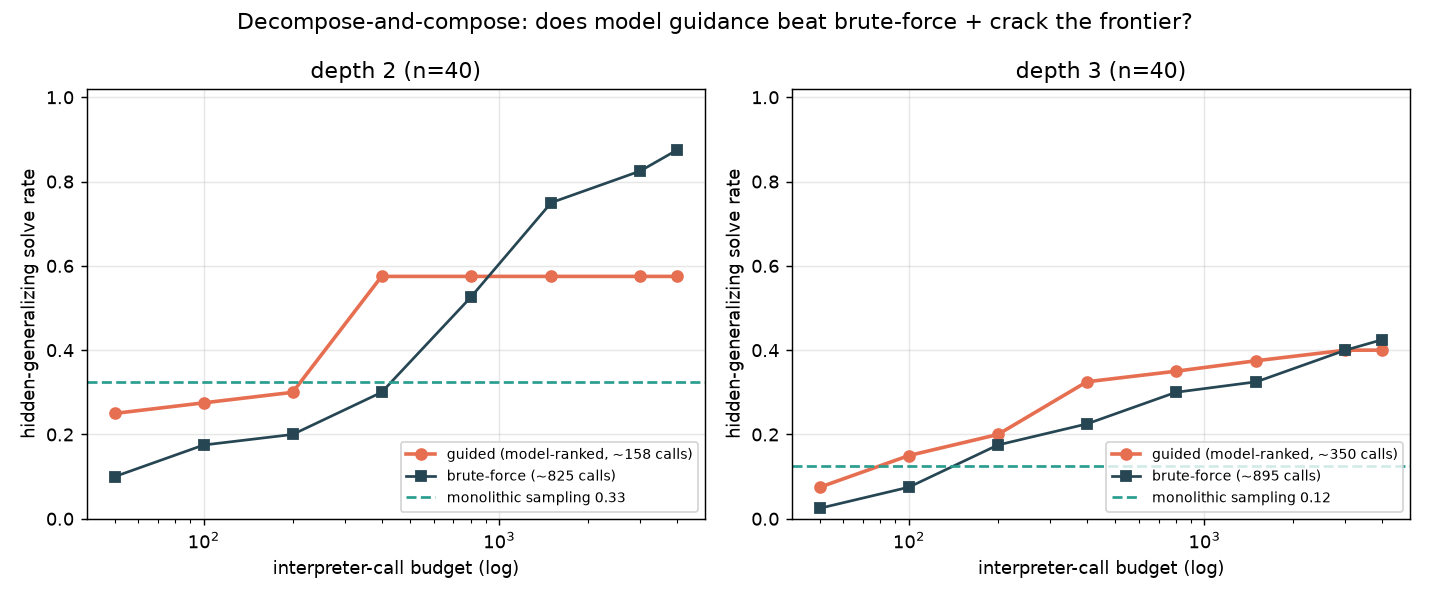

Write the Python code that produced this figure.
#!/usr/bin/env python3
"""Solve-rate vs interpreter-call-budget: model-guided decompose vs brute-force, with the monolithic
(sampling) frontier baseline, by depth."""
from __future__ import annotations

import json
from pathlib import Path

EXP = Path(__file__).resolve().parents[1]


def main():
    s = json.loads((EXP / "runs" / "search_summary.json").read_text())
    depths = s["depths"]
    budgets = s["budgets"]
    import matplotlib
    matplotlib.use("Agg")
    import matplotlib.pyplot as plt
    fig, axes = plt.subplots(1, len(depths), figsize=(5.5 * len(depths), 4.6), squeeze=False)
    for ax, depth in zip(axes[0], depths):
        d = s[f"depth{depth}"]
        gc = [d["guided_curve"][str(b)] if str(b) in d["guided_curve"] else d["guided_curve"][b] for b in budgets]
        bc = [d["brute_curve"][str(b)] if str(b) in d["brute_curve"] else d["brute_curve"][b] for b in budgets]
        ax.plot(budgets, gc, "o-", color="#e76f51", lw=2, label=f"guided (model-ranked, ~{d['guided_mean_calls']:.0f} calls)")
        ax.plot(budgets, bc, "s-", color="#264653", label=f"brute-force (~{d['brute_mean_calls']:.0f} calls)")
        ax.axhline(d["monolithic_hidden"], color="#2a9d8f", ls="--", lw=1.5, label=f"monolithic sampling {d['monolithic_hidden']:.2f}")
        ax.set_xscale("log")
        ax.set_xlabel("interpreter-call budget (log)")
        ax.set_ylabel("hidden-generalizing solve rate")
        ax.set_ylim(0, 1.02)
        ax.set_title(f"depth {depth} (n={d['n']})")
        ax.legend(fontsize=8, loc="lower right")
        ax.grid(alpha=0.3)
    fig.suptitle("Decompose-and-compose: does model guidance beat brute-force + crack the frontier?")
    fig.tight_layout()
    fig.savefig(EXP / "analysis" / "search_curve.png", dpi=130)
    print("wrote analysis/search_curve.png")


if __name__ == "__main__":
    main()
